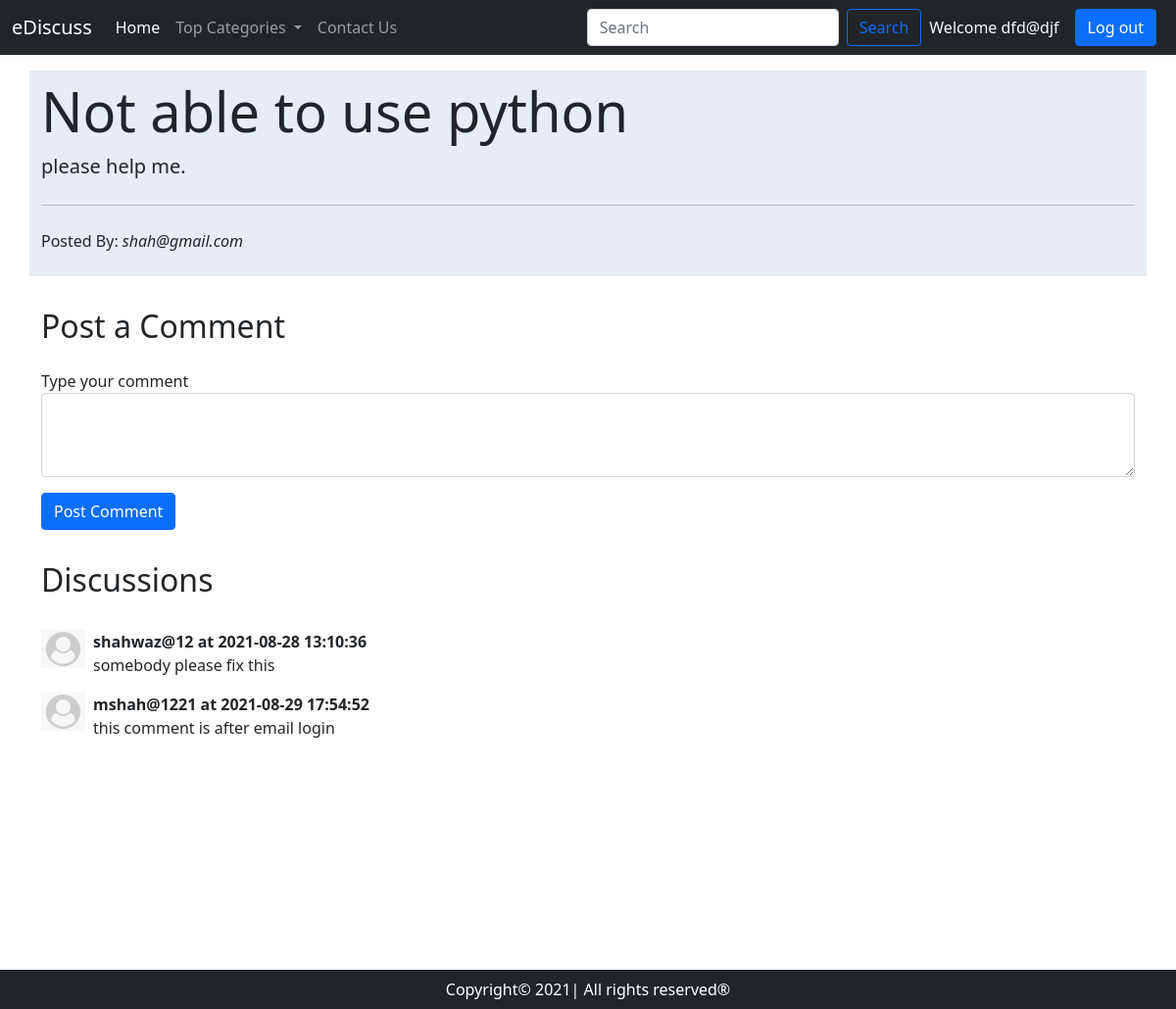
The app's page /thread.php?threadid=2 (signed in) with its own data.
### tables this page shows
CREATE TABLE `threads` (
  `thread_id` int(7) NOT NULL,
  `thread_title` varchar(255) NOT NULL,
  `thread_desc` text NOT NULL,
  `thread_cat_id` int(7) NOT NULL,
  `thread_user_id` int(7) NOT NULL,
  `timestamp` datetime NOT NULL DEFAULT current_timestamp()
);

CREATE TABLE `users` (
  `sno` int(8) NOT NULL,
  `user_email` varchar(20) NOT NULL,
  `user_pass` varchar(255) NOT NULL,
  `timestamp` datetime NOT NULL DEFAULT current_timestamp()
);

CREATE TABLE `comments` (
  `comment_id` int(8) NOT NULL,
  `comment_desc` text NOT NULL,
  `thread_id` int(7) NOT NULL,
  `comment_by` int(8) NOT NULL,
  `comment_time` datetime NOT NULL DEFAULT current_timestamp()
);

### thread.php (the view, shortened to what this page needs)
<!doctype html>
<html lang="en">
<head>
    <link href="https://cdn.jsdelivr.net/npm/bootstrap@5.1.0/dist/css/bootstrap.min.css" rel="stylesheet"
>
</head>
<body>
    <?php include 'partials.php/_dbconnect.php';  ?>
    <?php include 'partials.php/_header.php'; ?>
    <?php
    $id=$_GET['threadid'];
    $sql="SELECT * FROM `threads` WHERE thread_id=$id;";
          $result=mysqli_query($conn,$sql);
while ($row=mysqli_fetch_assoc($result)) {
    $title=$row['thread_title'];
    $threaddesc=$row['thread_desc'];
    $thread_user_id=$row['thread_user_id'];
    $sql2="SELECT user_email FROM `users` WHERE `sno`='$thread_user_id'";
    $result2=mysqli_query($conn,$sql2);
    $row2=mysqli_fetch_assoc($result2);
    $postedby=$row2['user_email'];
}
    ?>
    <div class="container my-3 py-2" id="threads">
        <div class="jumbotron">
            <h1 class="display-4"><?php echo $title; ?> </h1>
            <p class="lead"><?php echo $threaddesc; ?> </p>
            <hr class="my-4">
            <p>Posted By: <em><?php echo $postedby; ?></em></p>
        </div>
    </div>
    <?php
    if(isset($_SESSION['loggedin'])&&$_SESSION['loggedin']==true){
        echo '<div class="container">
        <h2 class="py-3">Post a Comment</h2>
        <form action="'.$_SERVER['REQUEST_URI'].'" method="post">
            <div class="form-group">
                <label for="exampleFormControlTextarea1">Type your comment</label>
                <textarea class="form-control" id="comment" name="comment" rows="3"></textarea>
                <input type="hidden" name="sno" value="'.$_SESSION['sno'].'">
            </div>
            <button type="submit" class="btn btn-primary my-3">Post Comment</button>
        </form>
    </div>';}
    else {
        echo '<div class="container">
        <h2 class="py-1">Post a Comment</h2>
        <p class="lead">You are not logged in. Please login to be able to post comments.</p>
        </div>';
    }
?>
    <div class="container" id=footer>
        <h2 class="py-3">Discussions</h2>
        <?php
    $id=$_GET['threadid'];
    $sql="SELECT * FROM `comments` WHERE thread_id=$id ";
          $result=mysqli_query($conn,$sql);
while ($row=mysqli_fetch_assoc($result)) {
    $commentdesc=$row['comment_desc'];
    $comment_time=$row['comment_time'];
    $thread_user_id=$row['comment_by'];
    $sql2="SELECT user_email FROM `users` WHERE `sno`='$thread_user_id'";
    $result2=mysqli_query($conn,$sql2);
    $row2=mysqli_fetch_assoc($result2);
    echo '<div class="d-flex my-3">
            <div class="flex-shrink-0">
                <img src="img/userdefault.jfif" width="45px" alt="...">
            </div>
            <div class="flex-grow-1 ms-2">
            <p class="fw-bold my-0">'.$row2['user_email'].' at '.$comment_time.'</p>
                '.$commentdesc.'
            </div>
        </div>';
}
    ?>
    </div>
    <?php include 'partials.php/_footer.php'; ?>
</body>
</html>

### thread.php (style rules this page uses)
#footer { min-height: 433px; }
#threads { border: 2px ; background-color: #e5edf5; }

### records on screen
threads: thread_title "Not able to use python", thread_desc "please help me."
users: user_email "shah@gmail.com"
comments: users.user_email "shahwaz@12", comment_time "2021-08-28 13:10:36", comment_desc "somebody please fix this"
comments: users.user_email "mshah@1221", comment_time "2021-08-29 17:54:52", comment_desc "this comment is after email login"

### other values on screen
$_SESSION['useremail'] "dfd@djf"
